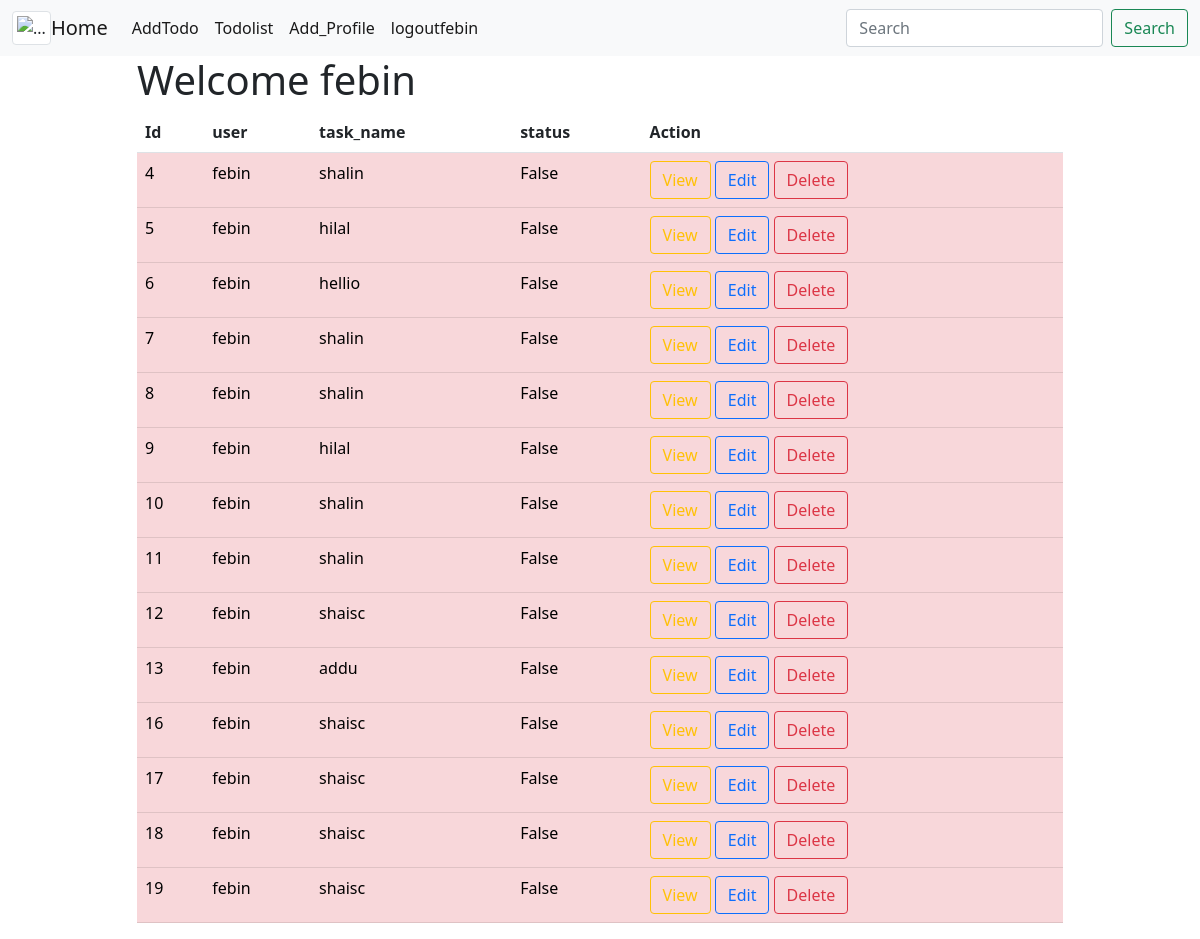
The app's page /all (signed in) with its own data.
### todoapp/models.py (models this page shows, shortened)
class Todos(models.Model):
  task_name=models.CharField(max_length=120)
  user=models.ForeignKey(User,on_delete=models.CASCADE)
  date=models.DateField(auto_now_add=True)
  status=models.BooleanField(default=False)

### todoapp/views.py (the view)
# urls.py: path('all',views.TodoListView.as_view(),name="alltodos"),
@method_decorator(signin_required,name="dispatch")
class TodoListView(ListView):
    model = Todos
    template_name = "todolist.html"
    context_object_name ='todos'
    def get_queryset(self):
        return Todos.objects.filter(user=self.request.user)

### todoapp/decorting.py (called while the page is built)
def signin_required(fn):
    def wrapper(request,*args,**kwargs):
        if request.user.is_authenticated:
            return fn(request,*args,**kwargs)
        else:
            return redirect("sign-in")
    return wrapper

### todoapp/templates/todolist.html
{%extends "base.html" %}
{%block body_block%}
          <div class="row">
                <div class="col-1"></div>
                <div class="col-10">
                    <h1>Welcome {{request.user}}</h1>
                <table class="table">
                   <tr>
                        <th>Id</th>
                        <th>user</th>
                        <th>task_name</th>
                        <th>status</th>
                       <th>Action</th>
                   </tr>
                    {%for todo in todos%}
                         {%if todo.completed%}
                               <tr class="table-success">
                         {%else%}
                               <tr class="table-danger">
                         {%endif%}
                        <td>{{todo.id}}</td>
                        <td>{{todo.user}}</td>
                        <td>{{todo.task_name}}</td>
                        <td>{{todo.status}}</td>
                     <td>
                         <a href="{%url 'detail' todo.id%}" class="btn btn-outline-warning">View</a>
                         <a href="{%url 'edit' todo.id%}" class="btn btn-outline-primary">Edit</a>
                         <a href="{%url 'remove' todo.id%}" class="btn btn-outline-danger">Delete</a>
                     </td>
                     </tr>
                    {%endfor%}
                </table>
                </div>
           </div>
  </div>
{%endblock%}

### todoapp/templates/base.html (shortened to what this page needs)
<!DOCTYPE html>
<html lang="en">
<head>
<link href="https://cdn.jsdelivr.net/npm/bootstrap@5.1.3/dist/css/bootstrap.min.css" rel="stylesheet">
</head>
<body>
<nav class="navbar navbar-expand-lg navbar-light bg-light">
  <div class="container-fluid">
    <img src="..." class="img-thumbnail" alt="...">
    <a class="navbar-brand" href="#">Home</a>
    <div class="collapse navbar-collapse" id="navbarSupportedContent">
      <ul class="navbar-nav me-auto mb-2 mb-lg-0">
        <li class="nav-item">
          <a class="nav-link active" aria-current="page" href="{%url 'addtodo'%}">AddTodo</a>
        </li>
        <li class="nav-item">
          <a class="nav-link active" href="{%url 'alltodos'%}">Todolist</a>
        </li>
        <li class="nav-item">
          <a class="nav-link active" href="{%url 'profile'%}">Add_Profile</a>
        </li>
        <li><a class="nav-link active" href="{%url 'signout'%}">logout{{request.user}}</a></li>
      </ul>
      <form class="d-flex">
        <input class="form-control me-2" type="search" placeholder="Search" aria-label="Search">
        <button class="btn btn-outline-success" type="submit">Search</button>
      </form>
    </div>
  </div>
</nav>
<div class="container">
  {%block body_block%}
  {%endblock%}
</body>
</html>

### records on screen
Todos: id "4", user "febin", task_name "shalin", status "False"
Todos: id "5", user "febin", task_name "hilal", status "False"
Todos: id "6", user "febin", task_name "hellio", status "False"
Todos: id "7", user "febin", task_name "shalin", status "False"
Todos: id "8", user "febin", task_name "shalin", status "False"
Todos: id "9", user "febin", task_name "hilal", status "False"
Todos: id "10", user "febin", task_name "shalin", status "False"
Todos: id "11", user "febin", task_name "shalin", status "False"
Todos: id "12", user "febin", task_name "shaisc", status "False"
Todos: id "13", user "febin", task_name "addu", status "False"
Todos: id "16", user "febin", task_name "shaisc", status "False"
Todos: id "17", user "febin", task_name "shaisc", status "False"
Todos: id "18", user "febin", task_name "shaisc", status "False"
Todos: id "19", user "febin", task_name "shaisc", status "False"

### other values on screen
{{ request.user }} "febin"
